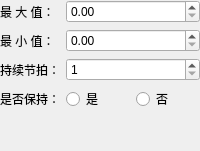
         <widget class="QWidget" name="page_randomNum">
          <layout class="QGridLayout" name="gridLayout_29">
           <property name="leftMargin">
            <number>0</number>
           </property>
           <property name="topMargin">
            <number>0</number>
           </property>
           <property name="rightMargin">
            <number>0</number>
           </property>
           <property name="bottomMargin">
            <number>0</number>
           </property>
           <item row="0" column="0">
            <layout class="QGridLayout" name="gridLayout_30">
             <item row="0" column="1" colspan="2">
              <widget class="QDoubleSpinBox" name="doubleSpinBox_max">
               <property name="keyboardTracking">
                <bool>true</bool>
               </property>
              </widget>
             </item>
             <item row="1" column="0">
              <widget class="QLabel" name="label_67">
               <property name="text">
                <string>最 小 值：</string>
               </property>
              </widget>
             </item>
             <item row="2" column="0">
              <widget class="QLabel" name="label_68">
               <property name="text">
                <string>持续节拍：</string>
               </property>
              </widget>
             </item>
             <item row="2" column="1" colspan="2">
              <widget class="QSpinBox" name="spinBox_durationRandomNum">
               <property name="minimum">
                <number>1</number>
               </property>
               <property name="maximum">
                <number>99999</number>
               </property>
              </widget>
             </item>
             <item row="4" column="1">
              <widget class="QRadioButton" name="radioButton_keepRandomNum">
               <property name="text">
                <string>是</string>
               </property>
              </widget>
             </item>
             <item row="0" column="0">
              <widget class="QLabel" name="label_66">
               <property name="sizePolicy">
                <sizepolicy hsizetype="Maximum" vsizetype="Preferred">
                 <horstretch>0</horstretch>
                 <verstretch>0</verstretch>
                </sizepolicy>
               </property>
               <property name="text">
                <string>最 大 值：</string>
               </property>
              </widget>
             </item>
             <item row="4" column="2">
              <widget class="QRadioButton" name="radioButton_notKeepRandomNum">
               <property name="text">
                <string>否</string>
               </property>
              </widget>
             </item>
             <item row="1" column="1" colspan="2">
              <widget class="QDoubleSpinBox" name="doubleSpinBox_min">
               <property name="keyboardTracking">
                <bool>true</bool>
               </property>
              </widget>
             </item>
             <item row="4" column="0">
              <widget class="QLabel" name="label_69">
               <property name="text">
                <string>是否保持：</string>
               </property>
              </widget>
             </item>
             <item row="5" column="1">
              <spacer name="verticalSpacer">
               <property name="orientation">
                <enum>Qt::Vertical</enum>
               </property>
               <property name="sizeHint" stdset="0">
                <size>
                 <width>20</width>
                 <height>40</height>
                </size>
               </property>
              </spacer>
             </item>
            </layout>
           </item>
          </layout>
         </widget>
